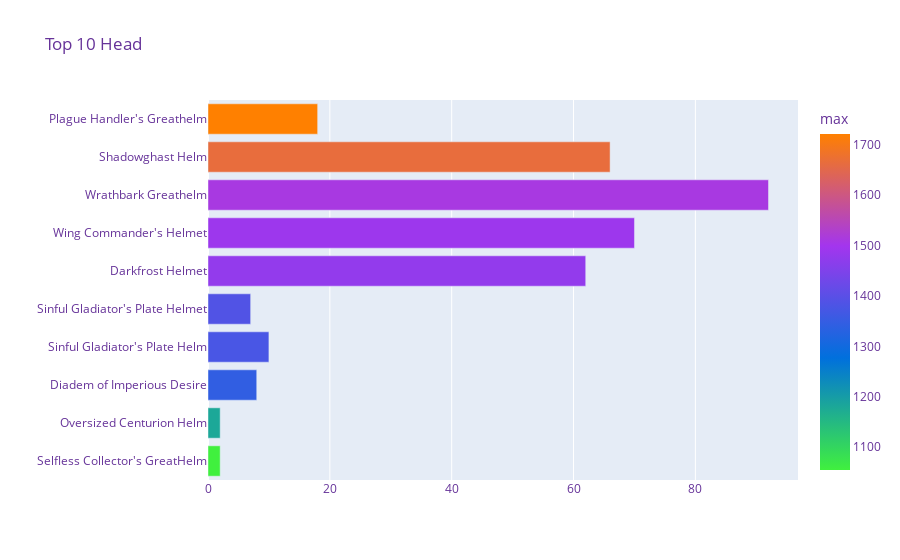
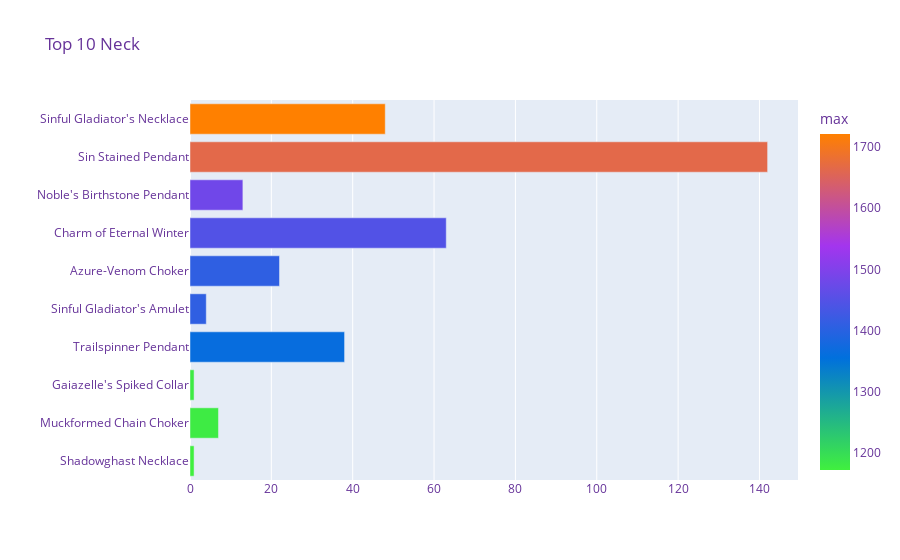
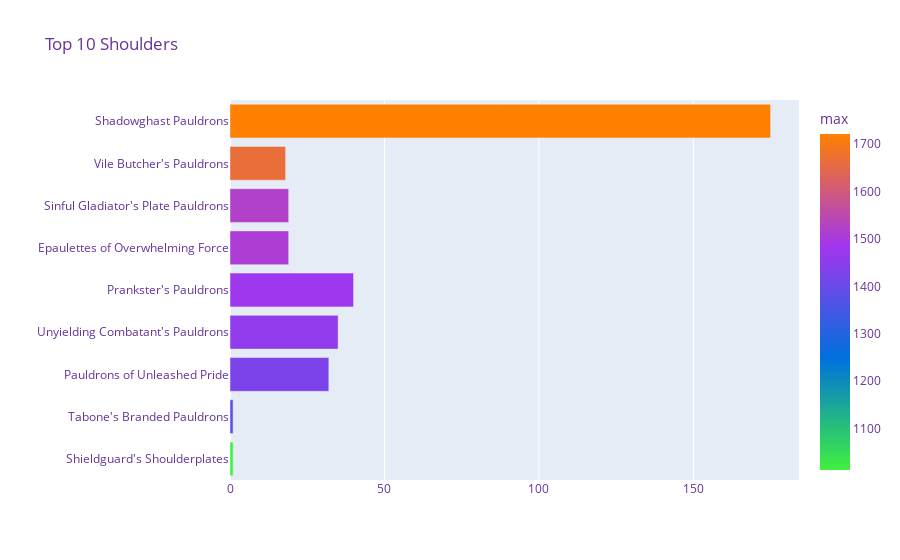
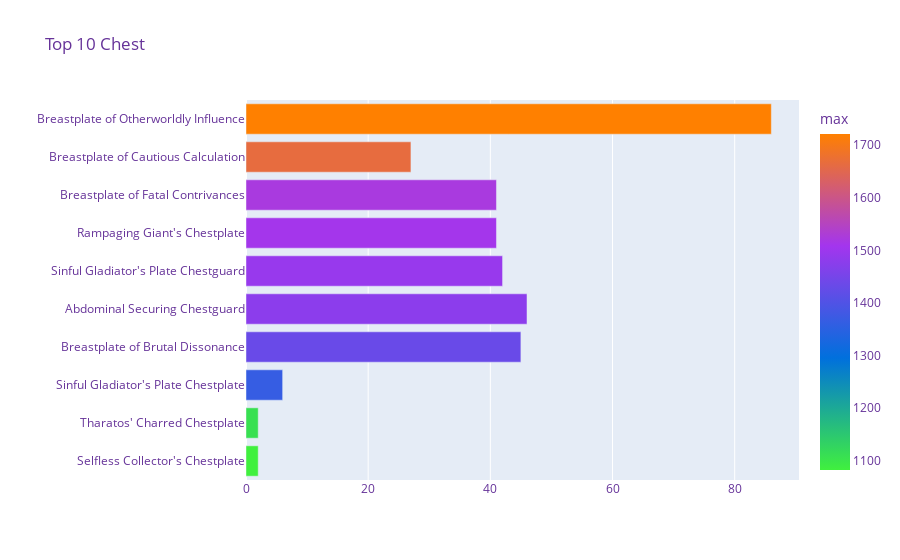

Notebook code for these charts, in order:
### Code cell
slots = ['Head', 'Neck', 'Shoulders', 'Chest', 'Waist', 'Legs', 'Feet', 'Wrist',
       'Hands', 'Ring 1', 'Ring 2', 'Trinket 1', 'Trinket 2', 'Back',
       'Main Hand', 'Tabard', 'Shirt', 'Off Hand']

for slot in slots:
    if slot == 'Neck':
        plot_df = gear_df.groupby(slot)['Head'].count().reset_index().rename(columns={'Head':'count'}).sort_values('count',ascending=False).head(10)
        plot_df_score = gear_df.groupby('Neck').agg({'score' : ['mean', 'max','min']})
        plot_df = plot_df.merge(plot_df_score, on='Neck')
    else:
        plot_df = gear_df.groupby(slot)['Neck'].count().reset_index().rename(columns={'Neck':'count'}).sort_values('count',ascending=False).head(10)
        plot_df_score = gear_df.groupby(slot).agg({'score' : ['mean', 'max','min']})
        plot_df = plot_df.merge(plot_df_score, on=slot)
    plot_df.columns = ['Slot', 'count', 'mean', 'max', 'min']
    plot_df = plot_df.sort_values('max',ascending=True)
    fig = px.bar(plot_df,
                 x="count",
                 y="Slot", 
                 color="max",
                 range_color = [plot_df['max'].min(), plot_df['max'].max()],
                 hover_data=['mean', 'min','max'],
                 color_continuous_scale= raiderio_colours,
                 title="Top 10 "+slot)
    fig.update_layout(
        xaxis_title="",
        yaxis_title="",
        legend_title="Raider.io",
        font=dict(#family="Courier New",
            size=12,
            color="RebeccaPurple"
        )
    )
    fig.show()

### Figure 1 — Plotly figure (JSON) as saved in the notebook; plotly's stock layout.template omitted (floating-point values rounded to 4 significant figures)
{"data": [{"alignmentgroup": "True", "customdata": [[1036.0, 1017.0, 1055.0], [1054.0, 926.4, 1181.0], [1120.0, 967.9, 1344.0], [1162.0, 989.3, 1376.0], [1151.0, 955, 1388.0], [1149.0, 779.9, 1478.0], [1145.0, 816.2, 1492.0], [1132.0, 652, 1511.0], [1160.0, 574.9, 1664.0], [1190.0, 923.4, 1721.0]], "hovertemplate": "count=%{x}<br>Slot=%{y}<br>mean=%{customdata[0]}<br>min=%{customdata[1]}<br>max=%{marker.color}<extra></extra>", "legendgroup": "", "marker": {"color": [1055.0, 1181.0, 1344.0, 1376.0, 1388.0, 1478.0, 1492.0, 1511.0, 1664.0, 1721.0], "coloraxis": "coloraxis"}, "name": "", "offsetgroup": "", "orientation": "h", "showlegend": false, "textposition": "auto", "type": "bar", "x": [2, 2, 8, 10, 7, 62, 70, 92, 66, 18], "xaxis": "x", "y": ["Selfless Collector's GreatHelm", "Oversized Centurion Helm", "Diadem of Imperious Desire", "Sinful Gladiator's Plate Helm", "Sinful Gladiator's Plate Helmet", "Darkfrost Helmet", "Wing Commander's Helmet", "Wrathbark Greathelm", "Shadowghast Helm", "Plague Handler's Greathelm"], "yaxis": "y"}], "layout": {"barmode": "relative", "coloraxis": {"cmax": 1721.0, "cmin": 1055.0, "colorbar": {"title": {"text": "max"}}, "colorscale": [[0, "#40f03e"], [0.3333, "#0070dd"], [0.6667, "#a335ee"], [1, "#ff8000"]]}, "font": {"color": "RebeccaPurple", "size": 12}, "legend": {"title": {"text": "Raider.io"}, "tracegroupgap": 0}, "title": {"text": "Top 10 Head"}, "xaxis": {"anchor": "y", "domain": [0, 1], "title": {"text": ""}}, "yaxis": {"anchor": "x", "domain": [0, 1], "title": {"text": ""}}}}

### Figure 2 — Plotly figure (JSON) as saved in the notebook; plotly's stock layout.template omitted (floating-point values rounded to 4 significant figures)
{"data": [{"alignmentgroup": "True", "customdata": [[1173.0, 1173.0, 1173.0], [1101.0, 935.1, 1179.0], [1180.0, 1180.0, 1180.0], [1085.0, 718.8, 1364.0], [1144.0, 897.4, 1408.0], [1086.0, 652, 1408.0], [1118.0, 808.3, 1447.0], [1229.0, 1023, 1481.0], [1172.0, 574.9, 1664.0], [1163.0, 843.1, 1721.0]], "hovertemplate": "count=%{x}<br>Slot=%{y}<br>mean=%{customdata[0]}<br>min=%{customdata[1]}<br>max=%{marker.color}<extra></extra>", "legendgroup": "", "marker": {"color": [1173.0, 1179.0, 1180.0, 1364.0, 1408.0, 1408.0, 1447.0, 1481.0, 1664.0, 1721.0], "coloraxis": "coloraxis"}, "name": "", "offsetgroup": "", "orientation": "h", "showlegend": false, "textposition": "auto", "type": "bar", "x": [1, 7, 1, 38, 4, 22, 63, 13, 142, 48], "xaxis": "x", "y": ["Shadowghast Necklace", "Muckformed Chain Choker", "Gaiazelle's Spiked Collar", "Trailspinner Pendant", "Sinful Gladiator's Amulet", "Azure-Venom Choker", "Charm of Eternal Winter", "Noble's Birthstone Pendant", "Sin Stained Pendant", "Sinful Gladiator's Necklace"], "yaxis": "y"}], "layout": {"barmode": "relative", "coloraxis": {"cmax": 1721.0, "cmin": 1173.0, "colorbar": {"title": {"text": "max"}}, "colorscale": [[0, "#40f03e"], [0.3333, "#0070dd"], [0.6667, "#a335ee"], [1, "#ff8000"]]}, "font": {"color": "RebeccaPurple", "size": 12}, "legend": {"title": {"text": "Raider.io"}, "tracegroupgap": 0}, "title": {"text": "Top 10 Neck"}, "xaxis": {"anchor": "y", "domain": [0, 1], "title": {"text": ""}}, "yaxis": {"anchor": "x", "domain": [0, 1], "title": {"text": ""}}}}

### Figure 3 — Plotly figure (JSON) as saved in the notebook; plotly's stock layout.template omitted (floating-point values rounded to 4 significant figures)
{"data": [{"alignmentgroup": "True", "customdata": [[1013, 1013, 1013], [1378.0, 1378.0, 1378.0], [1076.0, 574.9, 1429], [1163.0, 900.1, 1460.0], [1140.0, 816.2, 1478.0], [1102.0, 793.1, 1511.0], [1222.0, 904.7, 1522.0], [1175.0, 891.2, 1664.0], [1149.0, 652, 1721.0]], "hovertemplate": "count=%{x}<br>Slot=%{y}<br>mean=%{customdata[0]}<br>min=%{customdata[1]}<br>max=%{marker.color}<extra></extra>", "legendgroup": "", "marker": {"color": [1013, 1378.0, 1429, 1460.0, 1478.0, 1511.0, 1522.0, 1664.0, 1721.0], "coloraxis": "coloraxis"}, "name": "", "offsetgroup": "", "orientation": "h", "showlegend": false, "textposition": "auto", "type": "bar", "x": [1, 1, 32, 35, 40, 19, 19, 18, 175], "xaxis": "x", "y": ["Shieldguard's Shoulderplates", "Tabone's Branded Pauldrons", "Pauldrons of Unleashed Pride", "Unyielding Combatant's Pauldrons", "Prankster's Pauldrons", "Epaulettes of Overwhelming Force", "Sinful Gladiator's Plate Pauldrons", "Vile Butcher's Pauldrons", "Shadowghast Pauldrons"], "yaxis": "y"}], "layout": {"barmode": "relative", "coloraxis": {"cmax": 1721.0, "cmin": 1013, "colorbar": {"title": {"text": "max"}}, "colorscale": [[0, "#40f03e"], [0.3333, "#0070dd"], [0.6667, "#a335ee"], [1, "#ff8000"]]}, "font": {"color": "RebeccaPurple", "size": 12}, "legend": {"title": {"text": "Raider.io"}, "tracegroupgap": 0}, "title": {"text": "Top 10 Shoulders"}, "xaxis": {"anchor": "y", "domain": [0, 1], "title": {"text": ""}}, "yaxis": {"anchor": "x", "domain": [0, 1], "title": {"text": ""}}}}

### Figure 4 — Plotly figure (JSON) as saved in the notebook; plotly's stock layout.template omitted (floating-point values rounded to 4 significant figures)
{"data": [{"alignmentgroup": "True", "customdata": [[935.4, 788.2, 1082.0], [1082.0, 1055.0, 1108.0], [1124.0, 877.6, 1365.0], [1110.0, 652, 1432.0], [1190.0, 802.2, 1478.0], [1220.0, 904.7, 1494.0], [1153.0, 943, 1511.0], [1127.0, 808.3, 1522.0], [1075.0, 718.8, 1664.0], [1142.0, 574.9, 1721.0]], "hovertemplate": "count=%{x}<br>Slot=%{y}<br>mean=%{customdata[0]}<br>min=%{customdata[1]}<br>max=%{marker.color}<extra></extra>", "legendgroup": "", "marker": {"color": [1082.0, 1108.0, 1365.0, 1432.0, 1478.0, 1494.0, 1511.0, 1522.0, 1664.0, 1721.0], "coloraxis": "coloraxis"}, "name": "", "offsetgroup": "", "orientation": "h", "showlegend": false, "textposition": "auto", "type": "bar", "x": [2, 2, 6, 45, 46, 42, 41, 41, 27, 86], "xaxis": "x", "y": ["Selfless Collector's Chestplate", "Tharatos' Charred Chestplate", "Sinful Gladiator's Plate Chestplate", "Breastplate of Brutal Dissonance", "Abdominal Securing Chestguard", "Sinful Gladiator's Plate Chestguard", "Rampaging Giant's Chestplate", "Breastplate of Fatal Contrivances", "Breastplate of Cautious Calculation", "Breastplate of Otherworldly Influence"], "yaxis": "y"}], "layout": {"barmode": "relative", "coloraxis": {"cmax": 1721.0, "cmin": 1082.0, "colorbar": {"title": {"text": "max"}}, "colorscale": [[0, "#40f03e"], [0.3333, "#0070dd"], [0.6667, "#a335ee"], [1, "#ff8000"]]}, "font": {"color": "RebeccaPurple", "size": 12}, "legend": {"title": {"text": "Raider.io"}, "tracegroupgap": 0}, "title": {"text": "Top 10 Chest"}, "xaxis": {"anchor": "y", "domain": [0, 1], "title": {"text": ""}}, "yaxis": {"anchor": "x", "domain": [0, 1], "title": {"text": ""}}}}
